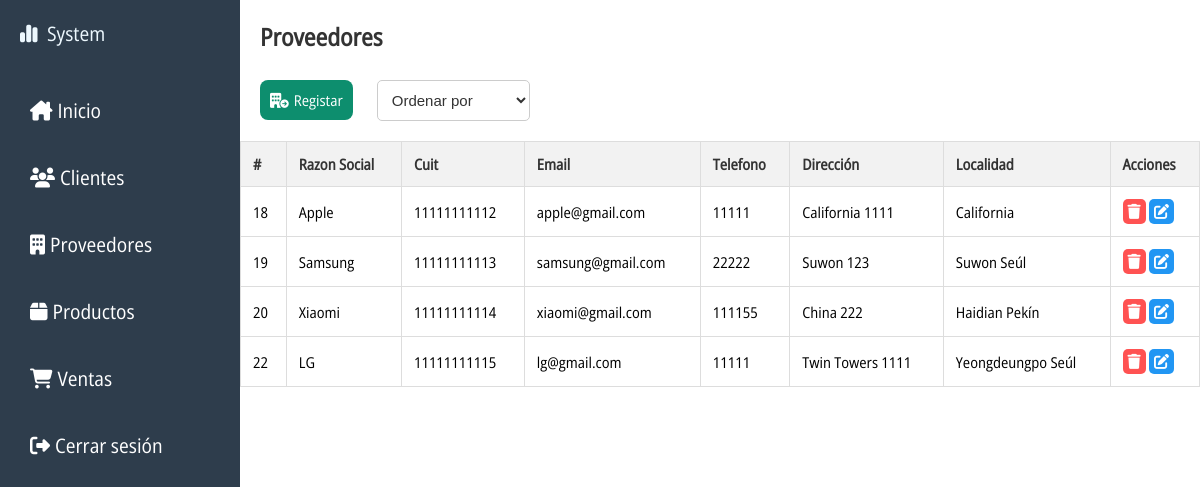
The app's page /proveedores.php (signed in) with its own data.
### tables this page shows
CREATE TABLE `proveedor` (
  `id_proveedor` int(11) NOT NULL,
  `razon_social` varchar(255) NOT NULL,
  `cuit` bigint(20) NOT NULL,
  `email` varchar(255) NOT NULL,
  `telefono` bigint(20) NOT NULL,
  `direccion` varchar(255) NOT NULL,
  `localidad` varchar(255) NOT NULL
);

### proveedores.php (the view, shortened to what this page needs)
<?php
include('conexion.php');
$sql = "SELECT * FROM `proveedor`";
$mostrar = mysqli_query($con, $sql);
?>
<?php include("cabecera.php"); ?>
<body>
<?php include("lateral.php"); ?>
<section id="content-index">
    <h1>Proveedores</h1>
<form method="get">
            <div class="botones">
            <a href="registrarproveedores.php"><i class="fa-solid fa-building-circle-arrow-right"></i>Registar</a>
                <select name="ordenar" onchange="this.form.submit()">
                    <option value="">Ordenar por</option>
                </select>
                </div>
        </form>
<table class="table-user">
    <thead>
        <tr>
            <th>#</th>
            <th>Razon Social</th>
            <th>Cuit</th>
            <th>Email</th>
            <th>Telefono</th>
            <th>Dirección</th>
            <th>Localidad</th>
            <th>Acciones</th>
        </tr>
    </thead>
    <tbody>
        <?php
        while($row = mysqli_fetch_array($mostrar)){
        ?>
        <tr>
            <td><?php echo $row['id_proveedor']?></td>
            <td><?php echo $row['razon_social']?></td>
            <td><?php echo $row['cuit']?></td>
            <td><?php echo $row['email']?></td>
            <td><?php echo $row['telefono']?></td>
            <td><?php echo $row['direccion']?></td>
            <td><?php echo $row['localidad']?></td>
            <td>
            <a href="javascript:void(0);" onclick="confirmarEliminarProveedor(<?php echo $row['id_proveedor']; ?>)"><i class="fa-solid fa-trash"></i></a>
            <a href="editproveedor.php?id_proveedor=<?php echo $row['id_proveedor']?>"><i class="fa-solid fa-pen-to-square"></i></a>
            </td>
        </tr>
        <?php } ?>
    </tbody>
</table>
</section>
</div>
</body>
</html>

### css/estilo.css (style rules this page uses)
* { margin: 0px; padding: 0px; }
#content-index { background-color: white; grid-area: content-index; overflow-y: auto; }
#content-index h1 { font-family: OpenSans; color: #333; margin: 20px; display: inline-block; }
.table-user { font-family: OpenSans; font-size: 15px; border-collapse: collapse; width: 100%; margin: 20px 0; overflow-y: auto; max-height: calc(100vh - 40px); }
.table-user th, .table-user td { padding: 12px; border: 1px solid #ddd; text-align: left; }
.table-user th { background-color: #f2f2f2; color: #333; }
.table-user td a i.fa-trash { background-color: #FF5252; color: white; padding: 5px; border-radius: 5px; }
.table-user td a i.fa-pen-to-square { background-color: #2196F3; color: white; padding: 5px; border-radius: 5px; }
.botones a { font-family: OpenSans; color: white; background-color:#0D8E6E ; padding: 10px; text-decoration: none; border-radius: 8px; font-size: 15px; margin-left: 20px; }
.botones a i { margin-right: 5px; margin-top:20px; margin-bottom: 10px; }
select { padding: 10px; font-size: 15px; border: 1px solid #ccc; border-radius: 5px; background-color: #fff; color: #333; margin-left: 20px; }
select option { background-color: #fff; color: #333; }
form a { font-family: OpenSans; color: white; background-color:#0D8E6E ; padding: 0px 10px 0 10px; text-decoration: none; border-radius: 8px; font-size: 15px; margin-left: 20px; }
form a i { margin-right: 5px; margin-top:20px; margin-bottom: 10px; }

### records on screen
proveedor: id_proveedor "18", razon_social "Apple", cuit "11111111112", email "apple@gmail.com", telefono "11111", direccion "California 1111", localidad "California"
proveedor: id_proveedor "19", razon_social "Samsung", cuit "11111111113", email "samsung@gmail.com", telefono "22222", direccion "Suwon 123", localidad "Suwon Seúl"
proveedor: id_proveedor "20", razon_social "Xiaomi", cuit "11111111114", email "xiaomi@gmail.com", telefono "111155", direccion "China 222", localidad "Haidian Pekín"
proveedor: id_proveedor "22", razon_social "LG", cuit "11111111115", email "lg@gmail.com", telefono "11111", direccion "Twin Towers 1111", localidad "Yeongdeungpo Seúl"
